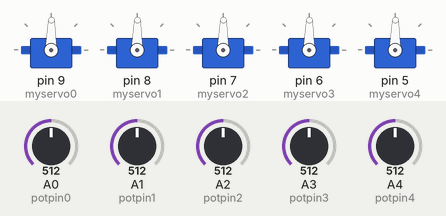
Bench run of a sketch on a simulated Arduino Uno, built with avr-gcc and run on an emulated ATmega328P. On the bench: 5 × servo. The test bench sets the inputs (shaded band); at power-on: A0 (potpin0) = 512, A1 (potpin1) = 512, A2 (potpin2) = 512, A3 (potpin3) = 512, A4 (potpin4) = 512.

Above: at 1.2 s.
1.3 s: A0 (potpin0) set to 716
At 2.3 s:
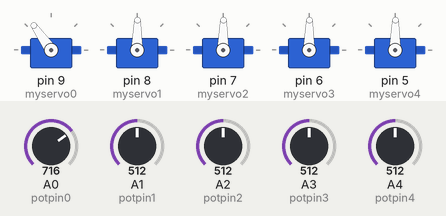
2.8 s: A1 (potpin1) set to 716
At 3.3 s:
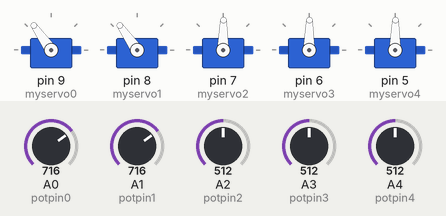
4.3 s: A2 (potpin2) set to 716
At 5.5 s:
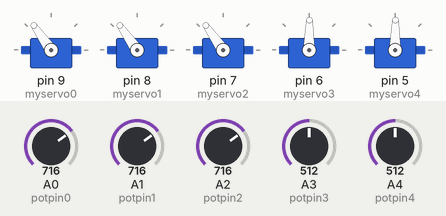
5.8 s: A3 (potpin3) set to 716
At 6.8 s:
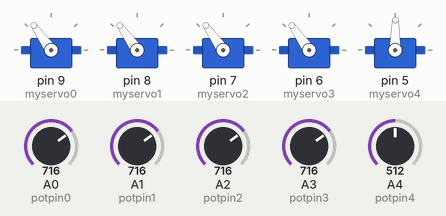
7.3 s: A4 (potpin4) set to 716
At 8.1 s:
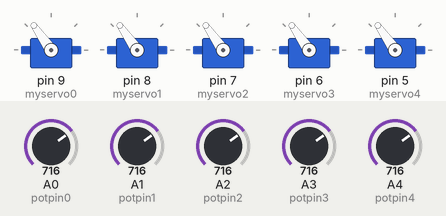
8.8 s: A0 (potpin0) set to 992
At 9.1 s:
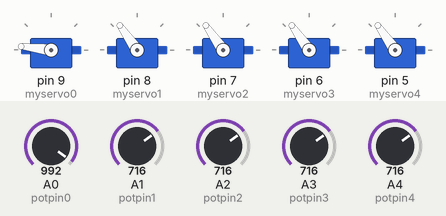
Timing chart, 0 to 11.3 s (numbered marks = the images above; inputs shaded):
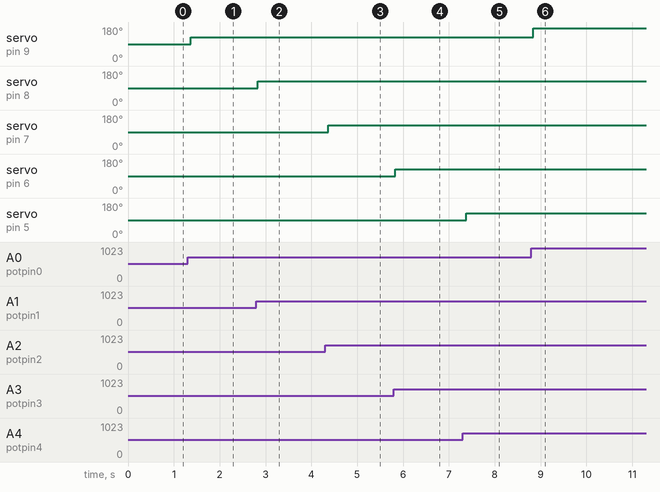

Measured:
- after the input at 1.3 s, servo on pin 9 (myservo0): 89° → 125° after 0.07 s
- after the input at 2.8 s, servo on pin 8 (myservo1): 89° → 125° at once
- after the input at 4.3 s, servo on pin 7 (myservo2): 89° → 125° after 0.07 s
- after the input at 5.8 s, servo on pin 6 (myservo3): 89° → 125° at once
- after the input at 7.3 s, servo on pin 5 (myservo4): 89° → 125° after 0.07 s
- after the input at 8.8 s, servo on pin 9 (myservo0): 125° → 173° at once

The sketch:

Robot_Arm.ino
```cpp
#include <Servo.h>

Servo myservo0;  // create servo object to control a servo
Servo myservo1;  // create servo object to control a servo
Servo myservo2;  // create servo object to control a servo
Servo myservo3;  // create servo object to control a servo
Servo myservo4;  // create servo object to control a servo

int potpin0 = 0;  // analog pin used to connect the potentiometer
int val0;    // variable to read the value from the analog pin
int potpin1 = 1;  // analog pin used to connect the potentiometer
int val1;    // variable to read the value from the analog pin
int potpin2 = 2;  // analog pin used to connect the potentiometer
int val2;    // variable to read the value from the analog pin
int potpin3 = 3;  // analog pin used to connect the potentiometer
int val3;    // variable to read the value from the analog pin
int potpin4 = 4;  // analog pin used to connect the potentiometer
int val4;    // variable to read the value from the analog pin

void setup()
{
  myservo0.attach(9);  // attaches the servo on pin 9 to the servo object
  myservo1.attach(8);  // attaches the servo on pin 9 to the servo object
  myservo2.attach(7);  // attaches the servo on pin 9 to the servo object
  myservo3.attach(6);  // attaches the servo on pin 9 to the servo object
  myservo4.attach(5);  // attaches the servo on pin 9 to the servo object
}

void loop()
{
  val0 = analogRead(potpin0);            // reads the value of the potentiometer (value between 0 and 1023)
  val0 = map(val0, 0, 1023, 0, 179);     // scale it to use it with the servo (value between 0 and 180)
  myservo0.write(val0);                  // sets the servo position according to the scaled value
  delay(15);                           // waits for the servo to get there

  val1 = analogRead(potpin1);            // reads the value of the potentiometer (value between 0 and 1023)
  val1 = map(val1, 0, 1023, 0, 179);     // scale it to use it with the servo (value between 0 and 180)
  myservo1.write(val1);                  // sets the servo position according to the scaled value
  delay(15);                           // waits for the servo to get there

  val2 = analogRead(potpin2);            // reads the value of the potentiometer (value between 0 and 1023)
  val2 = map(val2, 0, 1023, 0, 179);     // scale it to use it with the servo (value between 0 and 180)
  myservo2.write(val2);                  // sets the servo position according to the scaled value
  delay(15);                           // waits for the servo to get there

  val3 = analogRead(potpin3);            // reads the value of the potentiometer (value between 0 and 1023)
  val3 = map(val3, 0, 1023, 0, 179);     // scale it to use it with the servo (value between 0 and 180)
  myservo3.write(val3);                  // sets the servo position according to the scaled value
  delay(15);                           // waits for the servo to get there

  val4 = analogRead(potpin4);            // reads the value of the potentiometer (value between 0 and 1023)
  val4 = map(val4, 0, 1023, 0, 179);     // scale it to use it with the servo (value between 0 and 180)
  myservo4.write(val4);                  // sets the servo position according to the scaled value
  delay(15);                           // waits for the servo to get there
}
```
